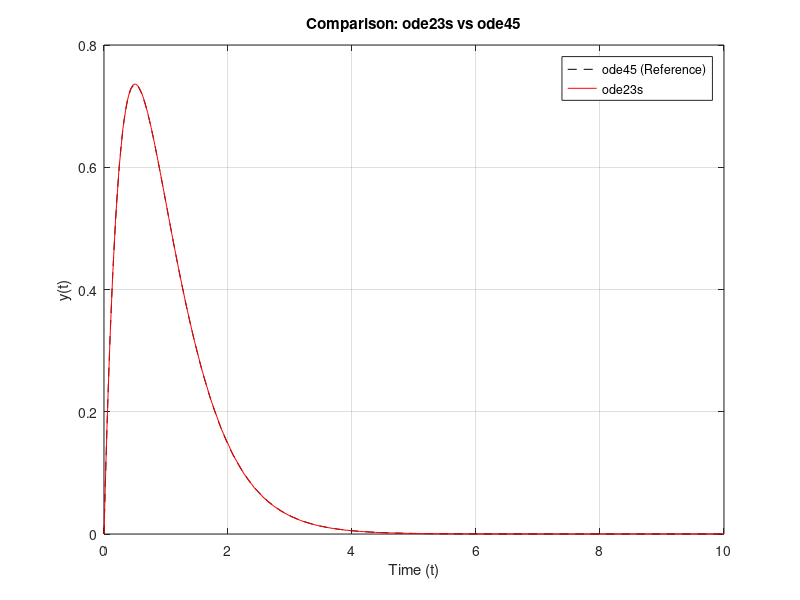

This chart was generated by the following MATLAB code:
% Define time span and parameters
tspan = [0 10];
alpha = 2;
y0 = [0; alpha^2];

% Define the system
odeFunc = @(t, Y) [Y(2); -2*alpha*Y(2) - alpha^2*Y(1)];

% Reference solution with ode45
[t_ref, Y_ref] = ode45(odeFunc, tspan, y0);
y_ref_interp = @(tq) interp1(t_ref, Y_ref(:,1), tq);  % For comparison

% Solve with another solver (example: ode23)
[t, Y] = ode23s(odeFunc, tspan, y0);

% Interpolate reference solution at ode23 time points
y_ref_at_t = y_ref_interp(t);

% Compute RMSE
rmse = sqrt(mean((Y(:,1) - y_ref_at_t).^2));

% Display RMSE
fprintf('RMSE between ode23s and ode45: %.6f\n', rmse);

% Plot
figure;
plot(t_ref, Y_ref(:,1), 'k--', 'DisplayName', 'ode45 (Reference)');
hold on;
plot(t, Y(:,1), 'r', 'DisplayName', 'ode23s');
legend;
xlabel('Time (t)');
ylabel('y(t)');
title('Comparison: ode23s vs ode45');
grid on;
